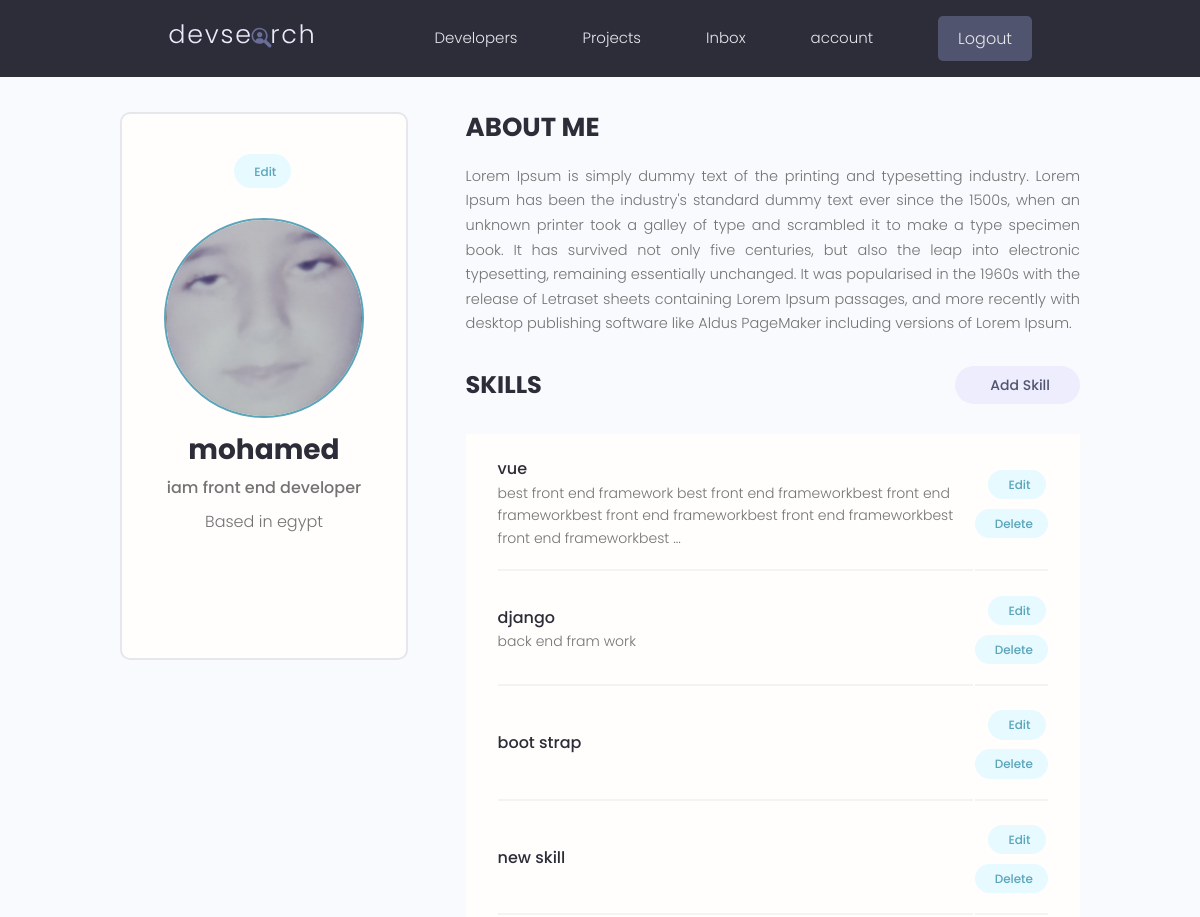
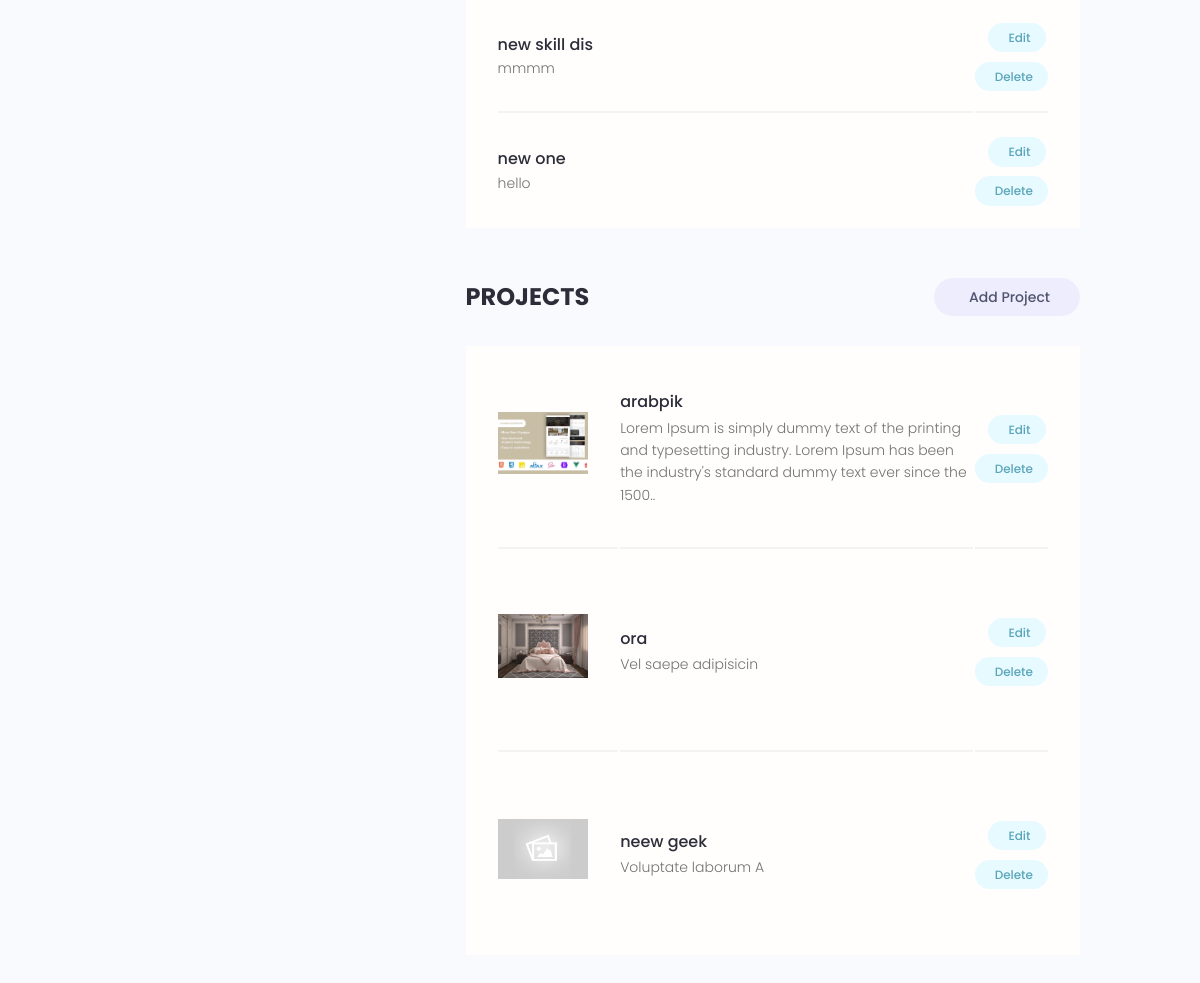
Before: /account/ (signed in) with the older database file (2 pictures, top to bottom).
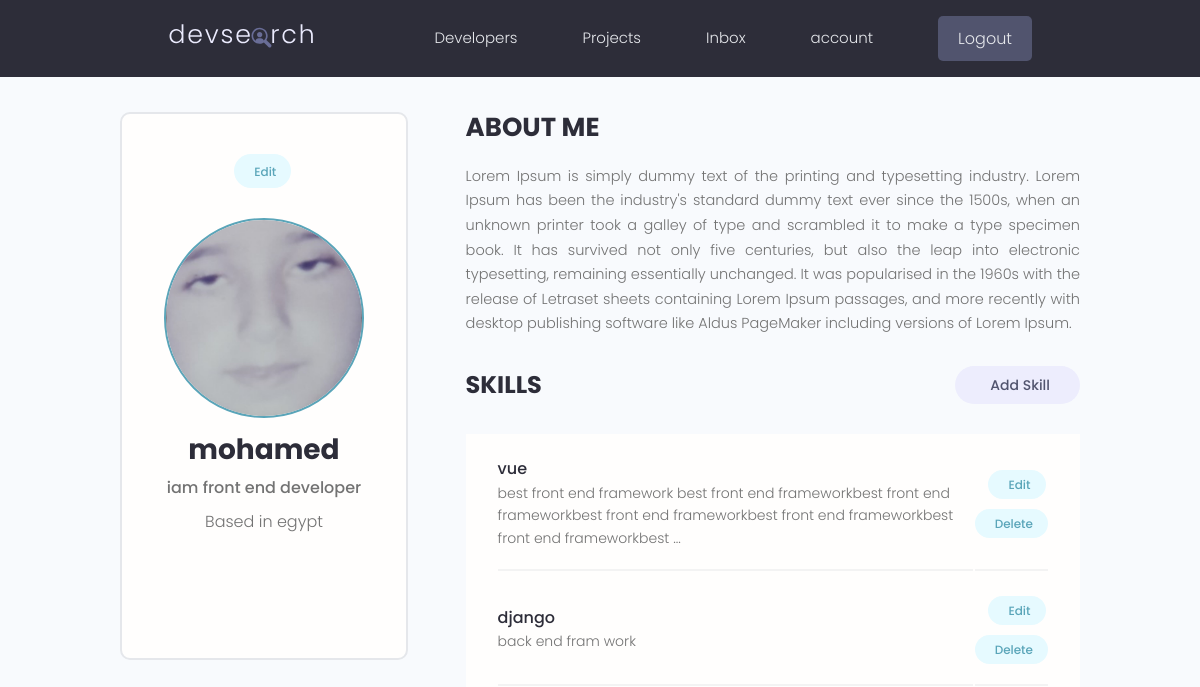
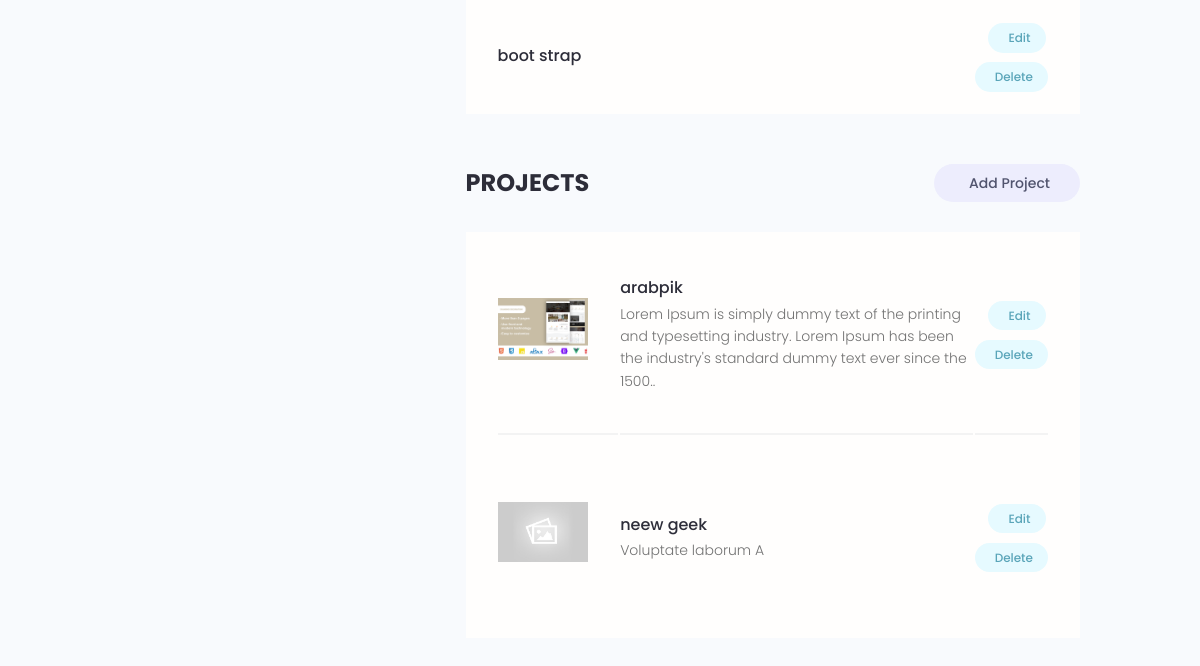
After: the same page with the newer database file (2 pictures, top to bottom).
### users/models.py (models this page shows, shortened)
class Skill(models.Model):
    id = models.UUIDField(default=uuid.uuid4, unique=True,
                            primary_key=True, editable=False)
    owner = models.ForeignKey(Profile, on_delete=models.CASCADE)
    name = models.CharField(max_length=200, null=True, blank=True)
    description = models.TextField(null=True, blank=True)
    created = models.DateTimeField(auto_now_add=True)

### projects/models.py (models this page shows, shortened)
class Project(models.Model):
    id = models.UUIDField(default=uuid.uuid4, unique=True, primary_key=True, editable=False)
    owner = models.ForeignKey(Profile, null=True, blank=True, on_delete=models.SET_NULL)
    title = models.CharField(max_length=2000)
    description = models.TextField(null=True, blank=True)
    image = models.ImageField(default="default.jpg")
    tags = models.ManyToManyField('Tag', blank=True)
    demo_link = models.URLField(max_length=2000, null=True, blank=True)
    source_link = models.URLField(max_length=2000, null=True, blank=True)
    vote_total = models.IntegerField(default=0, null=True, blank=True)
    vote_ratio = models.IntegerField(default=0, null=True, blank=True)
    created = models.DateTimeField(auto_now_add=True)

### users/views.py (the view)
# urls.py: path('account/', views.userAccount, name="account"),
@login_required
def userAccount(request):
    profile = request.user.profile
    skills = profile.skill_set.all()
    projects = profile.project_set.all()
    context = {
        "profile": profile,
        "skills": skills,
        "projects": projects
    }
    return render(request, "users/account.html", context)

### users/templates/users/account.html (shortened to what the changed rows need)
{% extends 'main.html' %}
{% block content %}
<main class="settingsPage profile my-md">
    <div class="container">
        <div class="layout">
            <div class="column column--1of3">
                <div class="card text-center">
                    <div class="card__body dev">
                        <h2 class="dev__name">{{profile.name}}</h2>
                    </div>
                </div>
            </div>
            <div class="column column--2of3">
                <table class="settings__table">
                    {% for skill in skills %}
                    <tr>
                        <td class="settings__tableInfo">
                            <h4>{{skill.name}}</h4>
                            <p>
                                {% if skill.description|length > 150 %}
                                    {{skill.description|slice:"150"}}...
                                {% else %}
                                    {{skill.description}}
                                {% endif %}
                            </p>
                        </td>
                        <td class="settings__tableActions">
                            <a class="tag tag--pill tag--main settings__btn" href="{% url 'edit-skill' skill.id %}">
                                Edit</a>
                            <a class="tag tag--pill tag--main settings__btn" href="{% url 'delete-skill' skill.id %}"> Delete</a>
                        </td>
                    </tr>
                    {% endfor %}
                </table>
                <table class="settings__table">
                    {% for project in projects %}
                    <tr>
                        <td class="settings__thumbnail">
                            <a href="{% url 'project' project.id %}"><img src="{{project.image.url}}" alt="Project Thumbnail" /></a>
                        </td>
                        <td class="settings__tableInfo">
                            <a href="{% url 'project' project.id %}">{{project.title}}</a>
                            <p>
                                {% if project.description|length > 150 %}
                                    {{project.description|slice:"150"}}..
                                {% else %}
                                    {{project.description}}
                                {% endif %}
                            </p>
                        </td>
                        <td class="settings__tableActions">
                            <a class="tag tag--pill tag--main settings__btn" href="{% url 'update-project' project.id %}">
                                Edit</a>
                            <a class="tag tag--pill tag--main settings__btn" href="{% url 'delete-project' project.id %}"> Delete</a>
                        </td>
                    </tr>
                    {% endfor %}
                </table>
            </div>
        </div>
    </div>
</main>
{% endblock %}

Changed rows visible on the page:
removed Skill: name "new skill"
removed Skill: name "new skill dis", description "mmmm"
removed Skill: name "new one", description "hello"
removed Project: image (picture), title "ora", description "Vel saepe adipisicin"
